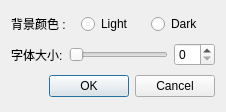
<?xml version="1.0" encoding="UTF-8"?>
<ui version="4.0">
 <class>setting</class>
 <widget class="QDialog" name="setting">
  <property name="geometry">
   <rect>
    <x>0</x>
    <y>0</y>
    <width>226</width>
    <height>112</height>
   </rect>
  </property>
  <property name="windowTitle">
   <string>Dialog</string>
  </property>
  <layout class="QHBoxLayout" name="horizontalLayout_4">
   <item>
    <layout class="QVBoxLayout" name="verticalLayout">
     <item>
      <layout class="QHBoxLayout" name="horizontalLayout">
       <item>
        <widget class="QLabel" name="label">
         <property name="text">
          <string>背景颜色 :</string>
         </property>
        </widget>
       </item>
       <item>
        <widget class="QRadioButton" name="radioButton">
         <property name="text">
          <string>Light</string>
         </property>
        </widget>
       </item>
       <item>
        <widget class="QRadioButton" name="radioButton_2">
         <property name="text">
          <string>Dark</string>
         </property>
        </widget>
       </item>
      </layout>
     </item>
     <item>
      <layout class="QHBoxLayout" name="horizontalLayout_3">
       <item>
        <widget class="QLabel" name="label_2">
         <property name="text">
          <string>字体大小:</string>
         </property>
        </widget>
       </item>
       <item>
        <widget class="QSlider" name="horizontalSlider">
         <property name="orientation">
          <enum>Qt::Horizontal</enum>
         </property>
        </widget>
       </item>
       <item>
        <widget class="QSpinBox" name="spinBox"/>
       </item>
      </layout>
     </item>
     <item>
      <layout class="QHBoxLayout" name="horizontalLayout_2">
       <item>
        <spacer name="horizontalSpacer">
         <property name="orientation">
          <enum>Qt::Horizontal</enum>
         </property>
         <property name="sizeHint" stdset="0">
          <size>
           <width>40</width>
           <height>20</height>
          </size>
         </property>
        </spacer>
       </item>
       <item>
        <widget class="QDialogButtonBox" name="buttonBox">
         <property name="orientation">
          <enum>Qt::Horizontal</enum>
         </property>
         <property name="standardButtons">
          <set>QDialogButtonBox::Cancel|QDialogButtonBox::Ok</set>
         </property>
        </widget>
       </item>
      </layout>
     </item>
    </layout>
   </item>
  </layout>
 </widget>
 <resources/>
 <connections>
  <connection>
   <sender>horizontalSlider</sender>
   <signal>valueChanged(int)</signal>
   <receiver>spinBox</receiver>
   <slot>setValue(int)</slot>
   <hints>
    <hint type="sourcelabel">
     <x>142</x>
     <y>55</y>
    </hint>
    <hint type="destinationlabel">
     <x>192</x>
     <y>55</y>
    </hint>
   </hints>
  </connection>
  <connection>
   <sender>spinBox</sender>
   <signal>valueChanged(int)</signal>
   <receiver>horizontalSlider</receiver>
   <slot>setValue(int)</slot>
   <hints>
    <hint type="sourcelabel">
     <x>188</x>
     <y>56</y>
    </hint>
    <hint type="destinationlabel">
     <x>124</x>
     <y>55</y>
    </hint>
   </hints>
  </connection>
 </connections>
</ui>
